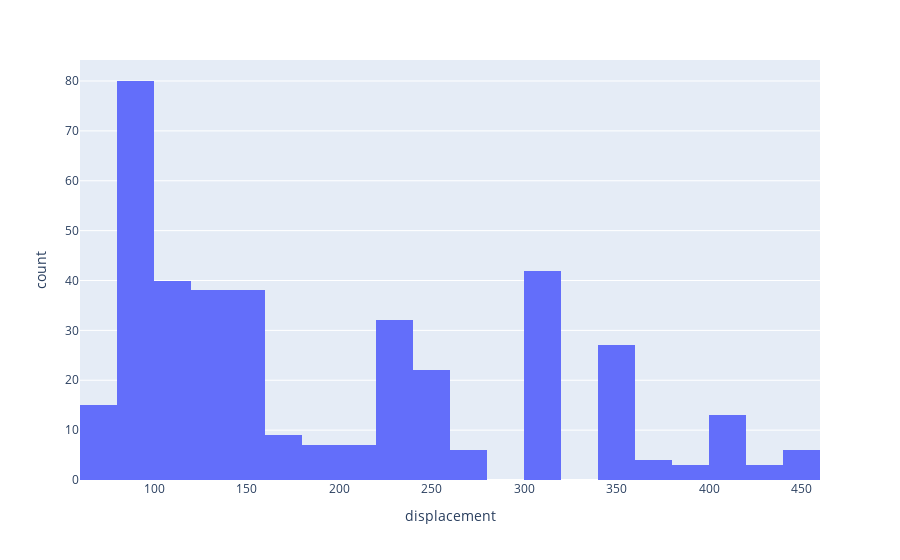

Here is the notebook cell this chart was saved with:
### Markdown cell above
We can plot one feature as a histogram to see it's distribution. Since we only plot one feature, we consider this a 1-dimensional plot. 

````{dropdown} Click to see the code
:open: false
```python
px.histogram(mpg, x="displacement")
```

````

### Code cell
px.histogram(mpg, x="displacement")

### Figure 1 — Plotly figure (JSON) as saved in the notebook; plotly's stock layout.template omitted (floating-point values rounded to 4 significant figures; data arrays with more than 128 entries replaced by an {"elided": "..."} marker saying what was removed)
{"data": [{"bingroup": "x", "hovertemplate": "displacement=%{x}<br>count=%{y}<extra></extra>", "legendgroup": "", "marker": {"color": "#636efa", "pattern": {"shape": ""}}, "name": "", "orientation": "v", "showlegend": false, "type": "histogram", "x": {"elided": "392 float values"}, "xaxis": "x", "yaxis": "y"}], "layout": {"barmode": "relative", "legend": {"tracegroupgap": 0}, "margin": {"t": 60}, "xaxis": {"anchor": "y", "domain": [0, 1], "title": {"text": "displacement"}}, "yaxis": {"anchor": "x", "domain": [0, 1], "title": {"text": "count"}}}}
